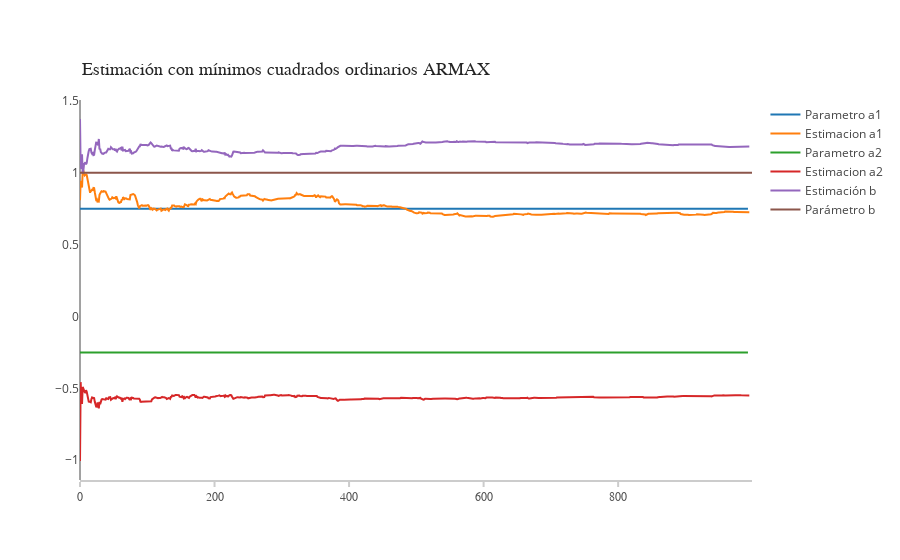

Notebook code cell kept with this figure:
### Code cell
trace = go.Scatter(
    y = a1,
    x = np.arange(nobs),
    name = 'Parametro a1')

trace1 = go.Scatter(
    y = c3,
    x = np.arange(nobs),
    name = 'Estimacion a1')

trace2 = go.Scatter(
    y = a2,
    x = np.arange(nobs),
    name = 'Parametro a2')

trace3 = go.Scatter(
    y = c2,
    x = np.arange(nobs),
    name = 'Estimacion a2')

trace4 = go.Scatter(
    y = c1,
    x = np.arange(nobs),
    name = 'Estimación b')

trace5 = go.Scatter(
    y = [1 for _ in range(nobs)],
    x = np.arange(nobs),
    name = 'Parámetro b')


layout = go.Layout(
    xaxis=dict(
        showline=True,
        showgrid=False,
        showticklabels=True,
        linecolor='rgb(204, 204, 204)',
        linewidth=2,
        ticks='outside',
        tickcolor='rgb(204, 204, 204)',
        tickwidth=2,
        ticklen=5,
        tickfont=dict(
            family='Arial',
            size=12,
            color='rgb(82, 82, 82)',
        ),
    ),
    yaxis=dict(
        showgrid=False,
        zeroline=False,
        showline=False,
        showticklabels=True,
    )
)

annotations = []
annotations.append(dict(xref='paper', yref='paper', x=0.0, y=1.05,
                              xanchor='left', yanchor='bottom',
                              text='Estimación con mínimos cuadrados ordinarios ARMAX',
                              font=dict(family='Arial',
                                        size=18,
                                        color='rgb(37,37,37)'),
                              showarrow=False))

layout['annotations'] = annotations

layout['annotations'] = annotations
traces = [trace, trace1, trace2, trace3, trace4, trace5]

fig = go.Figure(data=traces, layout=layout)
py.iplot(fig,filename='ARMAXx')

### Figure 1 — Plotly figure (JSON) as saved in the notebook; plotly's stock layout.template omitted (floating-point values rounded to 4 significant figures; data arrays with more than 128 entries replaced by an {"elided": "..."} marker saying what was removed)
{"data": [{"name": "Parametro a1", "type": "scatter", "uid": "8dce7550-3af7-4eaf-b46d-755bcc8ec5ef", "x": {"elided": "1000 int values"}, "y": {"elided": "994 float values"}}, {"name": "Estimacion a1", "type": "scatter", "uid": "44349a87-3951-4d25-90af-e1fcff848f6a", "x": {"elided": "1000 int values"}, "y": {"elided": "996 float values"}}, {"name": "Parametro a2", "type": "scatter", "uid": "5d21a7c8-e43a-45b2-ac44-467086a23be1", "x": {"elided": "1000 int values"}, "y": {"elided": "994 float values"}}, {"name": "Estimacion a2", "type": "scatter", "uid": "7f924a04-6a9a-4418-82e9-d23e00833260", "x": {"elided": "1000 int values"}, "y": {"elided": "996 float values"}}, {"name": "Estimación b", "type": "scatter", "uid": "9fb0623f-2b41-4da4-97df-bfaf6140abb7", "x": {"elided": "1000 int values"}, "y": {"elided": "996 float values"}}, {"name": "Parámetro b", "type": "scatter", "uid": "c9916ec8-134d-496c-aa92-960ec4ddee72", "x": {"elided": "1000 int values"}, "y": {"elided": "1000 int values"}}], "layout": {"annotations": [{"font": {"color": "rgb(37,37,37)", "family": "Arial", "size": 18}, "showarrow": false, "text": "Estimación con mínimos cuadrados ordinarios ARMAX", "x": 0, "xanchor": "left", "xref": "paper", "y": 1.05, "yanchor": "bottom", "yref": "paper"}], "autosize": true, "xaxis": {"autorange": true, "linecolor": "rgb(204, 204, 204)", "linewidth": 2, "range": [0, 999], "showgrid": false, "showline": true, "showticklabels": true, "tickcolor": "rgb(204, 204, 204)", "tickfont": {"color": "rgb(82, 82, 82)", "family": "Arial", "size": 12}, "ticklen": 5, "ticks": "outside", "tickwidth": 2, "type": "linear"}, "yaxis": {"autorange": true, "range": [-1.138, 1.507], "showgrid": false, "showline": false, "showticklabels": true, "type": "linear", "zeroline": false}}}
